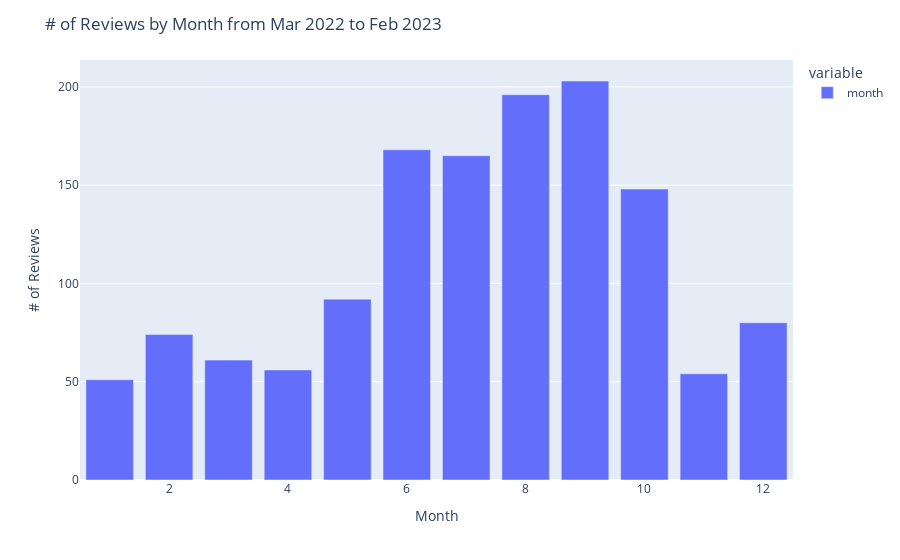

This figure's notebook cell:
### Code cell
year2022 = review_all.loc[(review_all['datecolumn']>'2022-2-28') & (review_all['datecolumn']<'2023-3-1')]
month2022_count = year2022['month'].value_counts()
fig = px.bar(month2022_count)
fig.update_xaxes(title='Month')
fig.update_yaxes(title='# of Reviews')
fig.update_layout(title='# of Reviews by Month from Mar 2022 to Feb 2023')
fig.show()

### Figure 1 — Plotly figure (JSON) as saved in the notebook; plotly's stock layout.template omitted (floating-point values rounded to 4 significant figures)
{"data": [{"alignmentgroup": "True", "hovertemplate": "variable=month<br>index=%{x}<br>value=%{y}<extra></extra>", "legendgroup": "month", "marker": {"color": "#636efa", "pattern": {"shape": ""}}, "name": "month", "offsetgroup": "month", "orientation": "v", "showlegend": true, "textposition": "auto", "type": "bar", "x": [9, 8, 6, 7, 10, 5, 12, 2, 3, 4, 11, 1], "xaxis": "x", "y": [203, 196, 168, 165, 148, 92, 80, 74, 61, 56, 54, 51], "yaxis": "y"}], "layout": {"barmode": "relative", "legend": {"title": {"text": "variable"}, "tracegroupgap": 0}, "margin": {"t": 60}, "title": {"text": "# of Reviews by Month from Mar 2022 to Feb 2023"}, "xaxis": {"anchor": "y", "domain": [0, 1], "title": {"text": "Month"}}, "yaxis": {"anchor": "x", "domain": [0, 1], "title": {"text": "# of Reviews"}}}}
